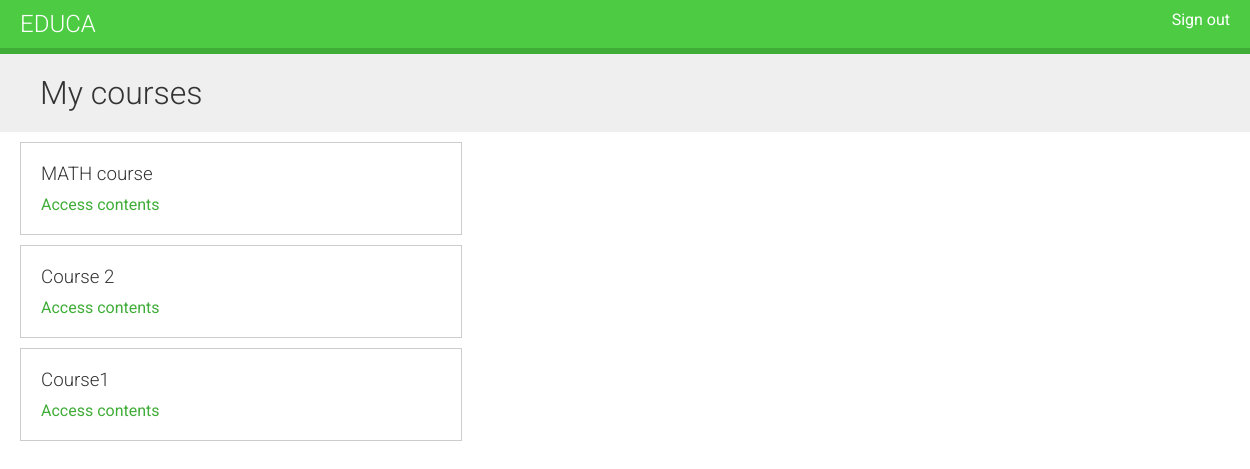
The page /students/courses/ (signed in) on the database its author committed.
### courses/models.py (models this page shows, shortened)
class Course(models.Model):
	owner = models.ForeignKey(User,
							related_name="courses_created",
							on_delete=models.CASCADE)# Kurs egalari -> Course.owner | User lar kurslari User.created_courses
	subject = models.ForeignKey(Subject, related_name="courses",on_delete=models.CASCADE)
	title = models.CharField(max_length=200)
	slug = models.SlugField(max_length=200)
	overview = models.TextField()
	created = models.DateTimeField(auto_now_add=True)
	students = models.ManyToManyField(User, related_name="courses_joined", blank=True)
	class Meta:
		ordering = ["-created"]

### students/views.py (the view)
class StudentCourseListView(LoginRequiredMixin, ListView):
	model = Course
	template_name = "students/course/list.html"
	def get_queryset(self):
		qs = super().get_queryset()
		return qs.filter(students__in=[self.request.user])

### students/templates/students/course/list.html (shortened to what this page needs)
{% extends "base.html" %}
{% block content %}
	<h1>My courses</h1>
	<div class="module">
		{% for course in object_list %}
			<div class="course-info">
				<h3>{{ course.title }}</h3>
				<p><a href="{% url 'student_course_detail' course.id %}">Access contents</a></p>
			</div>
			{% empty %}
			<p>
				You are not enrolled any courses yet.
				<a href="{% url 'course_list' %}">Browse courses</a> to enroll in a course
			</p>
		{% endfor %}
	</div>
{% endblock %}

### courses/static/css/base.css (style rules this page uses)
body { margin:0; font-family:'Roboto', sans-serif; font-weight:400; color:#333; }
a { color:#3fad37; text-decoration:none; }
h1, h2, h3, h4, h5, h6 { font-family:'Roboto', sans-serif; font-weight:300; }
h1 { background:#efefef; width:100%; overflow:auto; padding:20px 0 20px 40px; margin:0; }
.module { padding:10px 20px; float:left; width:600px; }
.module h3 { margin:20px 0 0; padding:0; width:100%; }
.module p { margin:10px 0 20px; width:100%; float:left; }
.course-info { border:1px solid #ccc; padding:0 20px; margin-bottom:10px; width:400px; overflow:auto; }
.course-info a { margin-right:10px; }

### rows shown on the page
Course: title "MATH course"
Course: title "Course 2"
Course: title "Course1"
